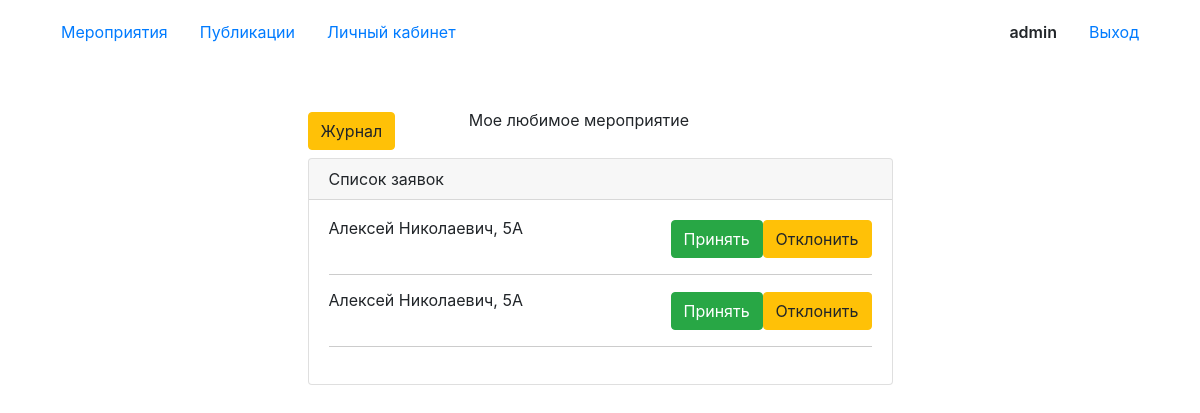
The app's page /event/22/apply (signed in), older data.
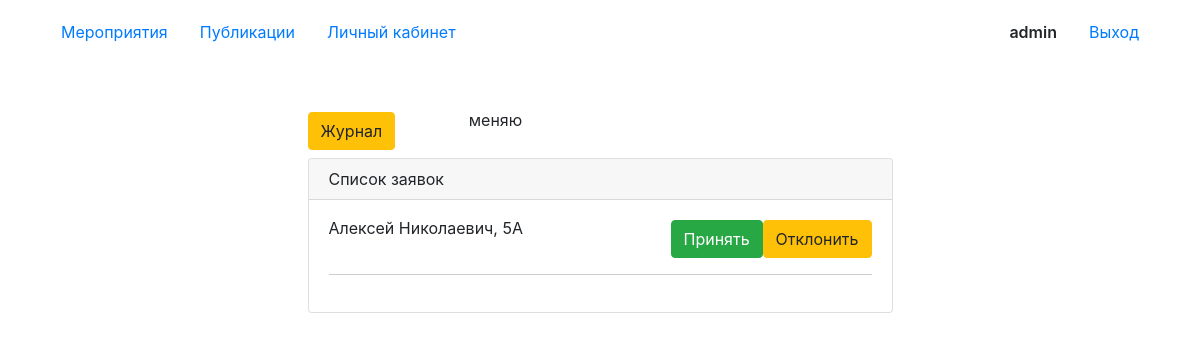
The same page, newer data.
### main/models.py (models this page shows, shortened)
class Event(models.Model):
    title = models.CharField(max_length=255, null=True, blank=True)
    description = models.TextField(null=True, blank=True)
    max_eventers = models.IntegerField(default=100)
    location = models.CharField(max_length=255, null=True, blank=True)
    date_event = models.DateTimeField(null=True, blank=True)
    event_type = models.ForeignKey('EventType', on_delete=models.CASCADE)
    education_level = models.ForeignKey('EducationLevel', on_delete=models.CASCADE)
    responsible = models.ForeignKey('CustomUser', null=True, blank=True, on_delete=models.CASCADE)
    image = models.ImageField(upload_to='images', null=True, blank=True)

class Application(models.Model):
    date_submitted = models.DateField(blank=True, null=True, default=timezone.now)
    event = models.ForeignKey('Event', blank=True, null=True, on_delete=models.CASCADE)
    user = models.ForeignKey('CustomUser', on_delete=models.CASCADE, null=True, blank=True)
    status = models.ForeignKey('Status', on_delete=models.CASCADE, null=True, blank=True)

class CustomUser(AbstractUser):
    class_scool = models.CharField(max_length=10, choices=klass_Choices)
    def __str__(self) -> str:
        return f"{self.username} {self.last_name}, {self.class_scool}"

### main/views.py (the view)
# urls.py: path('event/<int:pk>/<str:slug>', ApplicationView.as_view(), name='applications'),
class ApplicationView(ListView):
    model = Application
    template_name = 'application.html'
    def get_context_data(self, **kwargs):
        context = super().get_context_data(**kwargs)
        if self.kwargs.get('slug') == 'apply':
            context['apply'] = True
        elif self.kwargs.get('slug') == 'visit_log':
            context['visit_log'] = True
        context['event'] = Event.objects.get(id=self.kwargs.get('pk'))
        return context
    def get_queryset(self) -> QuerySet[Any]:
        if self.kwargs.get('slug') == 'apply':
            return Application.objects.filter(status=1)
        elif self.kwargs.get('slug') == 'visit_log':
            return Application.objects.filter(status__in=[2, 5])

### main/templates/application.html (shortened to what this page needs)
{% extends 'base.html' %}
{% load static %}
{% block content %}
{% if user.is_staff %}
<div class="mb-2 d-flex justify-content-between">
    {% if apply %}
    <a href="{% url 'applications' event.id 'visit_log' %}" class="btn btn-warning">Журнал</a>
    {% elif visit_log %}
    <a href="{% url 'applications' event.id 'apply' %}" class="btn btn-success">Заявки</a>
    {% endif %}
    <div class="fs-5 col-9">{{event.title}}</div>
</div>
{% endif %}
<div class="card">
    <div class="card-header">
        Список заявок
    </div>
    <div class="card-body">
        <ul class="list-group">
            {% for object in object_list %}
            <li class="row">
                <div class="col d-flex justify-content-between">
                    <div>{{ object.user }}</div>
                    <div class="btn-group">
                        {% if apply %}
                        <form action="{% url 'change_status_application' %}" method="post">
                            <input type="submit" class="btn btn-success" value="Принять">
                        </form>
                        <form action="{% url 'change_status_application' %}" method="post">
                            <input type="submit" class="btn btn-warning" value="Отклонить">
                        </form>
                        {% endif %}
                    </div>
                </div>
            </li>
            <hr/>
            {% empty %}
            <li>Список мероприятий пуст.</li>
            {% endfor %}
        </ul>
    </div>
</div>
{% endblock %}

Row changes from the older to the newer data that the page shows:
no longer on this page (row edited): Application: user "Алексей Николаевич, 5А"
changed Event: title "Мое любимое мероприятие" → "меняю"
